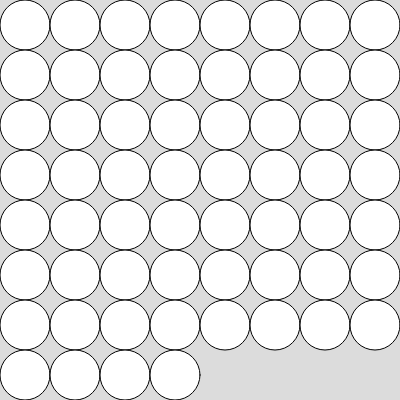
Frame 1 (no input)
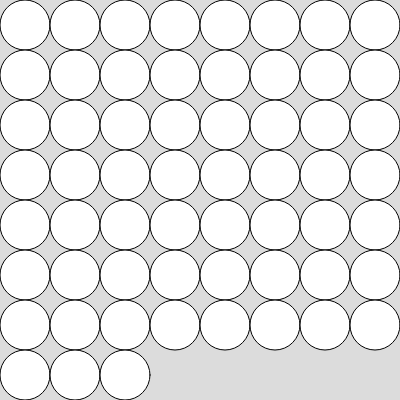
Frame 60 (no input)
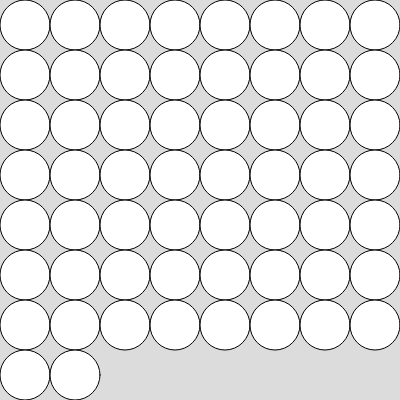
Frame 120 (the mouse pressed at the canvas centre since frame 60)

The p5.js sketch that drew these frames (run headless with seeded random() and noise() and a simulated clock; from frame 60 on, the mouse is pressed at the canvas centre):

// p5.js sketch
// ── sketch.js
let diameter = 50;

let startTime = 0;
let duration = 60000;

function setup() {
  createCanvas(400, 400);
}

function draw() {
  background(220);

  let now = millis();
  let remaining = startTime + duration - now;

  let num = ceil(remaining / 1000);
  let posX = diameter / 2;
  let posY = diameter / 2;
  for (let i = 0; i < num; i++) {
    ellipse(posX, posY, diameter, diameter);
    posX = posX + diameter;
    if (posX > width - diameter / 2) {
      posX = diameter / 2;
      posY += diameter;
    }
  }
}
